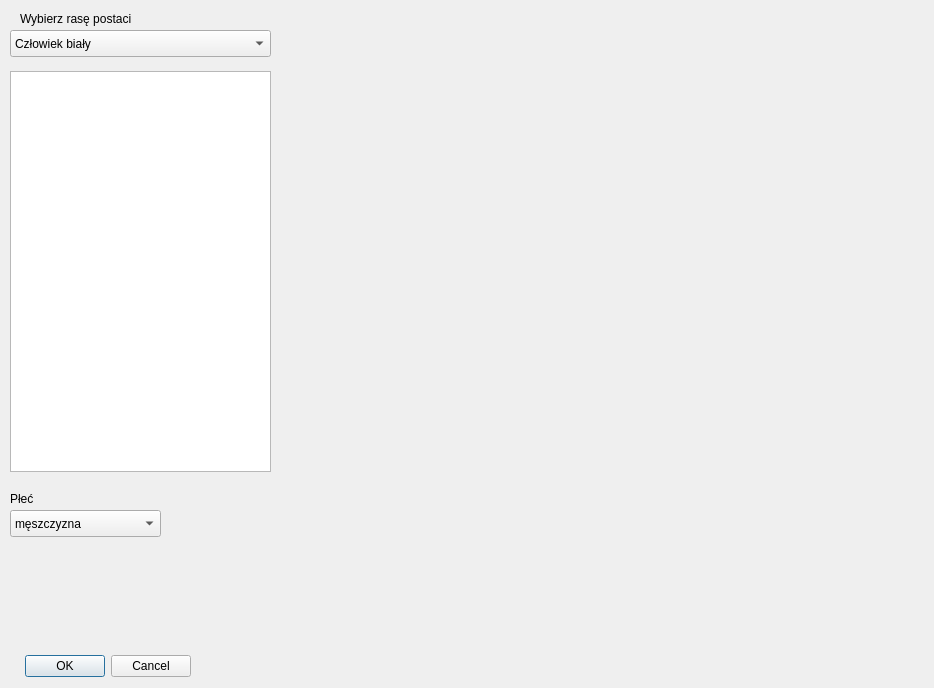
<?xml version="1.0" encoding="UTF-8"?>
<ui version="4.0">
 <class>racemenu</class>
 <widget class="QDialog" name="racemenu">
  <property name="geometry">
   <rect>
    <x>0</x>
    <y>0</y>
    <width>934</width>
    <height>688</height>
   </rect>
  </property>
  <property name="windowTitle">
   <string>Dialog</string>
  </property>
  <widget class="QDialogButtonBox" name="buttonBox">
   <property name="geometry">
    <rect>
     <x>-150</x>
     <y>650</y>
     <width>341</width>
     <height>32</height>
    </rect>
   </property>
   <property name="orientation">
    <enum>Qt::Horizontal</enum>
   </property>
   <property name="standardButtons">
    <set>QDialogButtonBox::Cancel|QDialogButtonBox::Ok</set>
   </property>
  </widget>
  <widget class="QLabel" name="label">
   <property name="geometry">
    <rect>
     <x>20</x>
     <y>10</y>
     <width>141</width>
     <height>17</height>
    </rect>
   </property>
   <property name="text">
    <string>Wybierz rasę postaci</string>
   </property>
  </widget>
  <widget class="QTextEdit" name="textEdit">
   <property name="geometry">
    <rect>
     <x>10</x>
     <y>71</y>
     <width>261</width>
     <height>401</height>
    </rect>
   </property>
  </widget>
  <widget class="QComboBox" name="comboBox">
   <property name="geometry">
    <rect>
     <x>10</x>
     <y>30</y>
     <width>261</width>
     <height>27</height>
    </rect>
   </property>
   <item>
    <property name="text">
     <string>Człowiek biały</string>
    </property>
   </item>
   <item>
    <property name="text">
     <string>Człowiek czarny</string>
    </property>
   </item>
   <item>
    <property name="text">
     <string>Człowiek żółty</string>
    </property>
   </item>
   <item>
    <property name="text">
     <string>Elf leśny</string>
    </property>
   </item>
   <item>
    <property name="text">
     <string>Elf szary</string>
    </property>
   </item>
   <item>
    <property name="text">
     <string>Elf mroczny</string>
    </property>
   </item>
   <item>
    <property name="text">
     <string>Krasnolud</string>
    </property>
   </item>
   <item>
    <property name="text">
     <string>Gnom</string>
    </property>
   </item>
   <item>
    <property name="text">
     <string>Niziołek</string>
    </property>
   </item>
   <item>
    <property name="text">
     <string>Ork</string>
    </property>
   </item>
   <item>
    <property name="text">
     <string>Jaszczuroludź: Argonianin</string>
    </property>
   </item>
   <item>
    <property name="text">
     <string>Jaszczuroludź: Sahuagin</string>
    </property>
   </item>
   <item>
    <property name="text">
     <string>Jaszczuroludź: Troglodyta</string>
    </property>
   </item>
   <item>
    <property name="text">
     <string>Sferotkięty: Aasimar</string>
    </property>
   </item>
   <item>
    <property name="text">
     <string>Sferotknięty: Diablę</string>
    </property>
   </item>
   <item>
    <property name="text">
     <string>Sferotknięty: Genasi ognia</string>
    </property>
   </item>
   <item>
    <property name="text">
     <string>Sferotknięty: Genasi powietrza</string>
    </property>
   </item>
   <item>
    <property name="text">
     <string>Sferotknięty: Genasi wody</string>
    </property>
   </item>
   <item>
    <property name="text">
     <string>Sferotknięty: Genasi ziemi</string>
    </property>
   </item>
   <item>
    <property name="text">
     <string>Sferotknięty: Półsmok</string>
    </property>
   </item>
   <item>
    <property name="text">
     <string>Likantrop: Wilkołak</string>
    </property>
   </item>
   <item>
    <property name="text">
     <string>Likantrop: Dzikołak</string>
    </property>
   </item>
   <item>
    <property name="text">
     <string>Likantrop: Szczurołak</string>
    </property>
   </item>
   <item>
    <property name="text">
     <string>Likantrop: Gnoll</string>
    </property>
   </item>
   <item>
    <property name="text">
     <string>Likantrop: Tygrysołak</string>
    </property>
   </item>
   <item>
    <property name="text">
     <string>Likantrop: Lisołak</string>
    </property>
   </item>
   <item>
    <property name="text">
     <string>Likantrop: Niedźwiedziołak</string>
    </property>
   </item>
   <item>
    <property name="text">
     <string>Nimfa</string>
    </property>
   </item>
   <item>
    <property name="text">
     <string>Yuan-Ti</string>
    </property>
   </item>
   <item>
    <property name="text">
     <string>Człowiek-Duch</string>
    </property>
   </item>
   <item>
    <property name="text">
     <string>Tengu</string>
    </property>
   </item>
   <item>
    <property name="text">
     <string>Vanar</string>
    </property>
   </item>
  </widget>
  <widget class="QLabel" name="pic2">
   <property name="geometry">
    <rect>
     <x>290</x>
     <y>10</y>
     <width>631</width>
     <height>661</height>
    </rect>
   </property>
   <property name="text">
    <string/>
   </property>
  </widget>
  <widget class="QComboBox" name="comboBox_2">
   <property name="geometry">
    <rect>
     <x>10</x>
     <y>510</y>
     <width>151</width>
     <height>27</height>
    </rect>
   </property>
   <item>
    <property name="text">
     <string>męszczyzna</string>
    </property>
   </item>
   <item>
    <property name="text">
     <string>kobieta</string>
    </property>
   </item>
  </widget>
  <widget class="QLabel" name="label_2">
   <property name="geometry">
    <rect>
     <x>10</x>
     <y>490</y>
     <width>81</width>
     <height>17</height>
    </rect>
   </property>
   <property name="text">
    <string>Płeć</string>
   </property>
  </widget>
 </widget>
 <resources/>
 <connections>
  <connection>
   <sender>buttonBox</sender>
   <signal>accepted()</signal>
   <receiver>racemenu</receiver>
   <slot>accept()</slot>
   <hints>
    <hint type="sourcelabel">
     <x>248</x>
     <y>254</y>
    </hint>
    <hint type="destinationlabel">
     <x>157</x>
     <y>274</y>
    </hint>
   </hints>
  </connection>
  <connection>
   <sender>buttonBox</sender>
   <signal>rejected()</signal>
   <receiver>racemenu</receiver>
   <slot>reject()</slot>
   <hints>
    <hint type="sourcelabel">
     <x>316</x>
     <y>260</y>
    </hint>
    <hint type="destinationlabel">
     <x>286</x>
     <y>274</y>
    </hint>
   </hints>
  </connection>
 </connections>
</ui>
